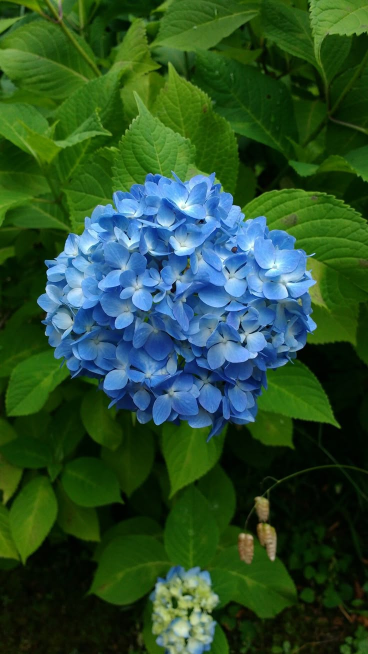
#> input picture test8.jpg, 736 x 1308 px, found by its file name (shown at 1/2 size)
$ python blueidentification.py
#> lines starting #> are read from the running program, lines starting #| are printed output that depends on the picture; after the words box and inside, x2 and y2 are one past the last pixel; in counts of white or black regions, pixels touching at a corner belong together
import cv2
import numpy as np

COLOR_SHADES = {
    "blue": {
        "Bright Blue": "#0165fc", "Royal Blue": "#0504aa", "Deep Sky Blue": "#0d75f8", "Cobalt Blue": "#030aa7",
        "Navy Blue": "#001146", "Azure": "#069af3", "Steel Blue": "#5a7d9a", "Electric Blue": "#0652ff",
        "Turquoise": "#40e0d0", "Cyan": "#00ffff", "Midnight Blue": "#191970", "Periwinkle": "#ccccff",
        "Baby Blue": "#89cff0", "Ice Blue": "#d6f5ff", "Dodger Blue": "#1e90ff", "Prussian Blue": "#003153",
        "Sapphire Blue": "#0f52ba", "Cornflower Blue": "#6495ed", "Denim Blue": "#1560bd", "Sky Blue": "#87ceeb"
    }
}

def hex_to_rgb(hex_color):
    return tuple(int(hex_color[i:i+2], 16) for i in (1, 3, 5))

# [41 lines left out: functions closest_color_name, display_shade_info, not called in this run]

def detect_blue(image_path):
#> called with image_path = 'images/test8.jpg'
    image = cv2.imread(image_path)
#> image is the input picture: shape (1308, 736, 3); mean B, G, R 47, 78.9, 41.7
    image_resized = cv2.resize(image, (500, 500))
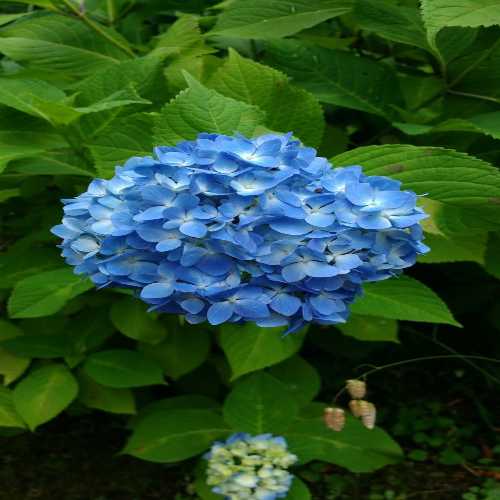
#> image_resized: shape (500, 500, 3); mean B, G, R 46.9, 78.8, 41.6
    original_image = image_resized.copy()

    image_blurred = cv2.GaussianBlur(image_resized, (5, 5), 0)
    image_denoised = cv2.medianBlur(image_blurred, 5)
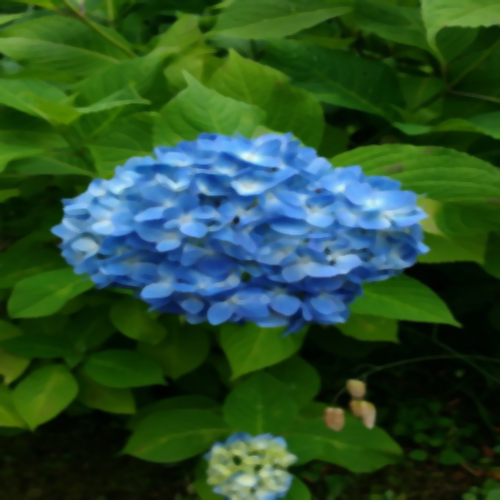
#> image_denoised: shape (500, 500, 3); mean B, G, R 46.8, 78.8, 41.4

    hsv_image = cv2.cvtColor(image_denoised, cv2.COLOR_BGR2HSV)
#> hsv_image: shape (500, 500, 3); mean H, S, V 61.2, 207.8, 90.7
    lower_blue = np.array([90, 50, 50])
    upper_blue = np.array([130, 255, 255])
    mask = cv2.inRange(hsv_image, lower_blue, upper_blue)
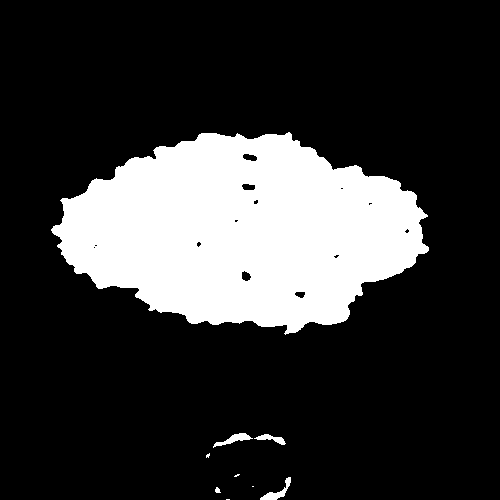
#> mask: shape (500, 500); 21% white; 9 white regions (4 under 20 px), largest, box (x1, y1, x2, y2) and area: (51, 132, 429, 335) 51966, (260, 477, 291, 500) 214, (213, 433, 253, 448) 207, (254, 434, 286, 445) 147, (215, 487, 221, 493) 25

    kernel = np.ones((5, 5), np.uint8)
    mask = cv2.morphologyEx(mask, cv2.MORPH_OPEN, kernel)
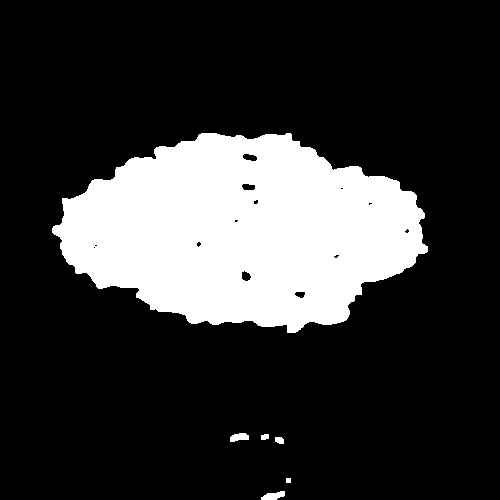
#> mask: shape (500, 500); 20.9% white; 6 white regions, box (x1, y1, x2, y2) and area: (52, 133, 428, 333) 51873, (261, 491, 285, 500) 144, (230, 433, 249, 442) 125, (275, 437, 284, 444) 54, (261, 434, 269, 440) 42, (286, 478, 291, 483) 25
    mask = cv2.morphologyEx(mask, cv2.MORPH_CLOSE, kernel)
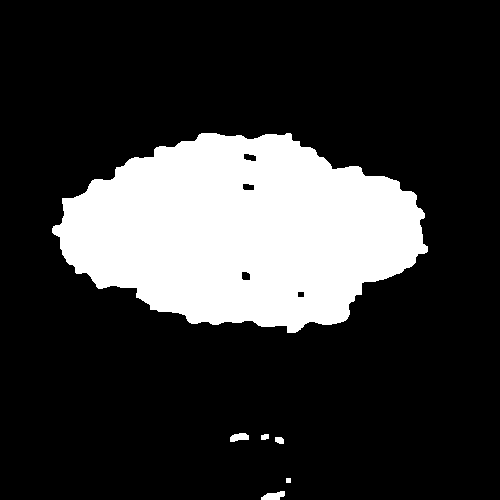
#> mask: shape (500, 500); 21% white; 6 white regions, box (x1, y1, x2, y2) and area: (52, 133, 428, 333) 52020, (261, 491, 285, 500) 149, (230, 433, 249, 442) 125, (275, 437, 284, 444) 54, (261, 434, 269, 440) 42, (286, 478, 291, 483) 25

    edges = cv2.Canny(mask, 30, 100)
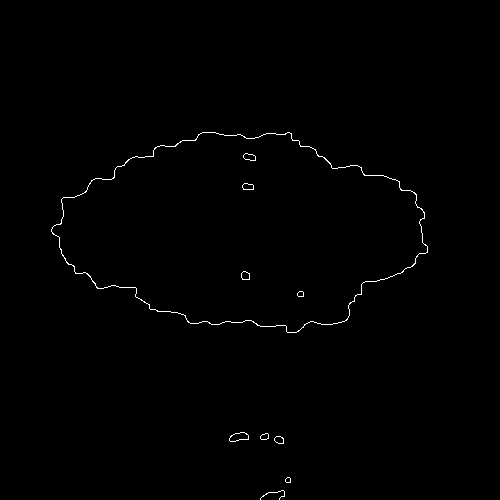
#> edges: shape (500, 500); 0.52% white in thin lines or dots, all inside (x1, y1, x2, y2) = (51, 132, 428, 500)
    contours, _ = cv2.findContours(edges, cv2.RETR_EXTERNAL, cv2.CHAIN_APPROX_SIMPLE)
#> contours = 6 contours, 1 with area under 20; largest, box (x1, y1, x2, y2) and area: (51, 132, 428, 333) 52276, (229, 432, 249, 442) 120, (274, 436, 284, 444) 52, (260, 433, 269, 440) 39, (285, 477, 291, 483) 22

    output_image = image_resized.copy()
    cv2.drawContours(output_image, contours, -1, (0, 0, 0), 7)
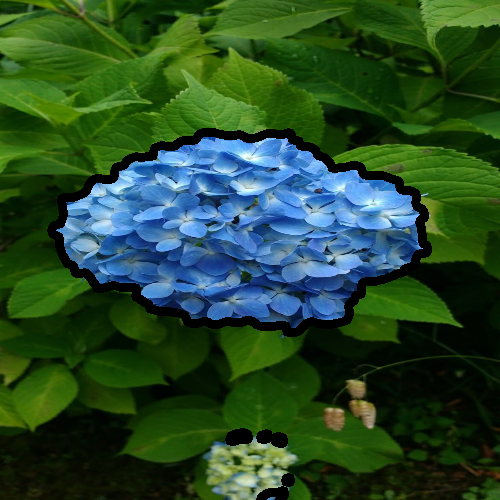
#> output_image: shape (500, 500, 3); 4.13% of pixels changed, all inside (x1, y1, x2, y2) = (47, 128, 432, 500)

    return output_image, contours, original_image
if __name__ == "__main__":
    output_image, contours, original_image = detect_blue("images/test8.jpg")
    if output_image is None:
        exit()

    # Display the image and set up mouse callback to display color info
    cv2.imshow("Detected Blue Colors", output_image)
    cv2.setMouseCallback("Detected Blue Colors", display_shade_info, param=(contours, output_image, original_image))

    # Wait for a key press and then close the windows
    cv2.waitKey(0)
    cv2.destroyAllWindows()
